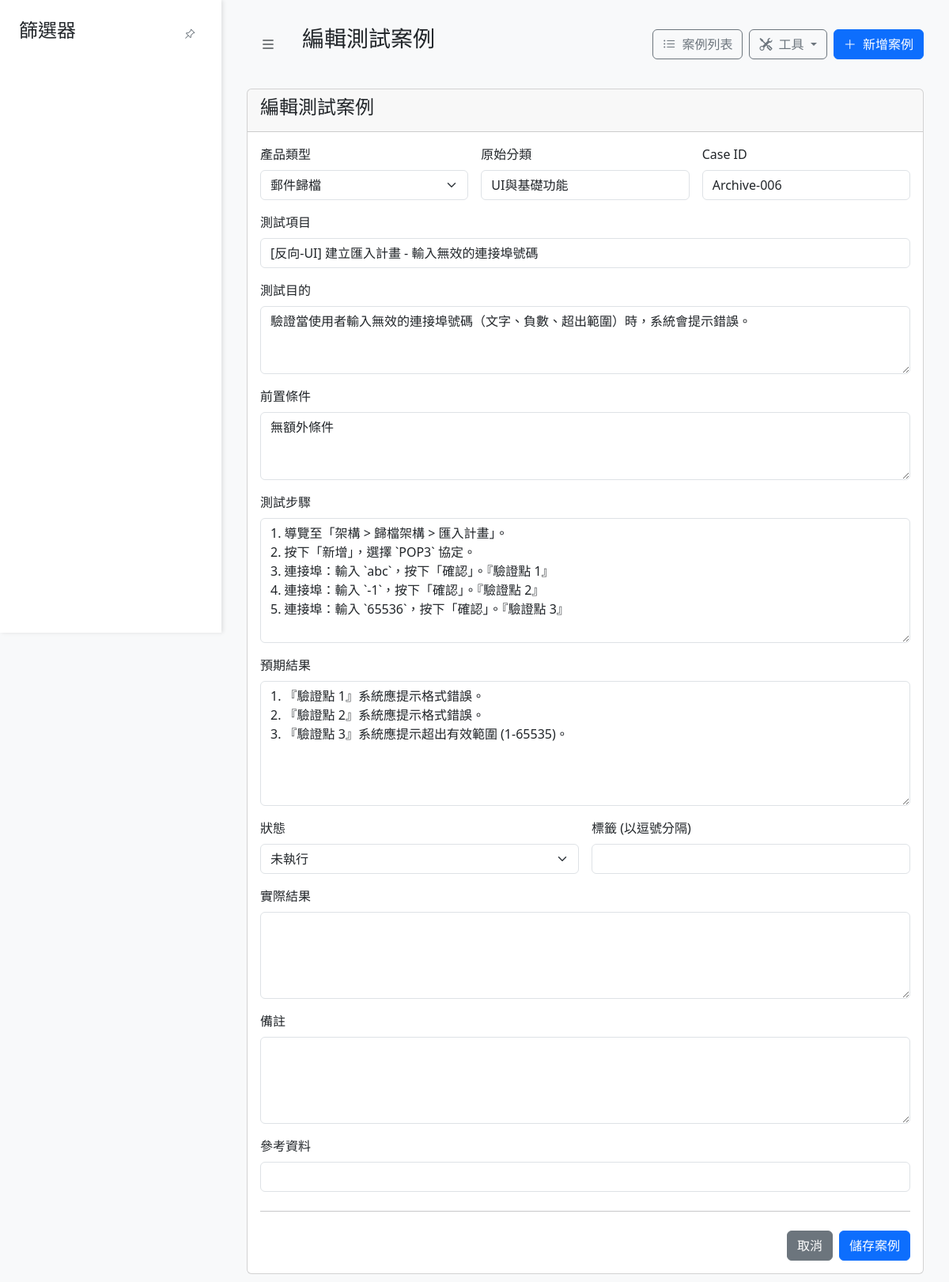
The app's page /edit/606 with its own data.
### models.py (models this page shows)
class TestCase(db.Model):
    id = db.Column(db.Integer, primary_key=True)
    product_type = db.Column(db.String(50), nullable=False, default='未分類產品')
    category = db.Column(db.String(100), nullable=False)
    main_category = db.Column(db.String(50), nullable=True)
    sub_category = db.Column(db.String(50), nullable=True)
    case_id = db.Column(db.String(50), unique=True, nullable=False)
    test_item = db.Column(db.String(200), nullable=False)
    test_purpose = db.Column(db.Text, nullable=True)
    preconditions = db.Column(db.Text, nullable=True)
    test_steps = db.Column(db.Text, nullable=True)
    expected_result = db.Column(db.Text, nullable=True)
    actual_result = db.Column(db.Text, nullable=True)
    status = db.Column(db.String(20), nullable=False, default='未執行')
    notes = db.Column(db.Text, nullable=True)
    reference = db.Column(db.String(200), nullable=True)
    tags = db.relationship('Tag', secondary=test_case_tags, lazy='subquery',
                           backref=db.backref('test_cases', lazy=True))
    attachments = db.relationship('Attachment', backref='test_case', lazy=True, cascade="all, delete-orphan")

### app.py (the view, shortened to what this page needs)
@app.route('/edit/<int:id>', methods=['GET', 'POST'])
def edit_case(id):
    case_to_edit = TestCase.query.get_or_404(id)
    return render_template('case_form.html', title="編輯測試案例", case=case_to_edit)

### app.py (called while the page is built)
@app.context_processor
def inject_status_options():
    status_options = ['未執行', '進行中', '通過', '失敗']
    return dict(status_options=status_options)

@app.context_processor
def utility_processor():
    def render_manual_list_in_template(text_block):
        lines = [line.strip().lstrip('0123456789. ') for line in (text_block or "").split('\n') if line.strip()]
        html = '<div class="manual-list">'
        for i, line in enumerate(lines):
            html += f'<div class="manual-list-item"><span class="manual-list-number">{i+1}.</span><span class="manual-list-text">{line}</span></div>'
        html += '</div>'
        return html
    return dict(render_manual_list=render_manual_list_in_template)

### templates/case_form.html (shortened to what this page needs)
{% extends 'base.html' %}
{% block sidebar %}
    {% set hide_sidebar = True %}
{% endblock %}
{% block page_title %}
    {{ title }}
{% endblock %}
{% block content %}
<div class="card">
    <div class="card-header">
        <h4>{{ title }}</h4>
    </div>
    <div class="card-body">
        <form method="POST" class="needs-validation" novalidate>
            <div class="row g-3">
                <div class="col-md-4">
                    <label for="product_type" class="form-label">產品類型</label>
                    <select class="form-select" id="product_type" name="product_type" required>
                        <option value="郵件歸檔" {% if case and case.product_type == '郵件歸檔' %}selected{% endif %}>郵件歸檔</option>
                    </select>
                </div>
                <div class="col-md-4">
                    <label for="category" class="form-label">原始分類</label>
                    <input type="text" class="form-control" id="category" name="category" value="{{ case.category or '' }}">
                </div>
                <div class="col-md-4">
                    <label for="case_id" class="form-label">Case ID</label>
                    <input type="text" class="form-control" id="case_id" name="case_id" value="{{ case.case_id or '' }}" required>
                </div>
                <div class="col-12">
                    <label for="test_item" class="form-label">測試項目</label>
                    <input type="text" class="form-control" id="test_item" name="test_item" value="{{ case.test_item or '' }}" required>
                </div>
                <div class="col-12">
                    <label for="test_purpose" class="form-label">測試目的</label>
                    <textarea class="form-control" id="test_purpose" name="test_purpose" rows="3">{{ case.test_purpose or '' }}</textarea>
                </div>
                <div class="col-12">
                    <label for="preconditions" class="form-label">前置條件</label>
                    <textarea class="form-control" id="preconditions" name="preconditions" rows="3">{{ case.preconditions or '' }}</textarea>
                </div>
                <div class="col-12">
                    <label for="test_steps" class="form-label">測試步驟</label>
                    <textarea class="form-control" id="test_steps" name="test_steps" rows="6">{{ case.test_steps or '' }}</textarea>
                </div>
                <div class="col-12">
                    <label for="expected_result" class="form-label">預期結果</label>
                    <textarea class="form-control" id="expected_result" name="expected_result" rows="6">{{ case.expected_result or '' }}</textarea>
                </div>
                <div class="col-md-6">
                    <label for="status" class="form-label">狀態</label>
                    <select class="form-select" id="status" name="status" required>
                        {% for status_option in status_options %}
                            <option value="{{ status_option }}" {% if case and case.status == status_option %}selected{% endif %}>
                                {{ status_option }}
                            </option>
                        {% endfor %}
                    </select>
                </div>
                <div class="col-md-6">
                    <label for="tags" class="form-label">標籤 (以逗號分隔)</label>
                    <input type="text" class="form-control" id="tags" name="tags" value="{{ case.tags or '' }}">
                </div>
                <div class="col-12">
                    <label for="actual_result" class="form-label">實際結果</label>
                    <textarea class="form-control" id="actual_result" name="actual_result" rows="4">{{ case.actual_result or '' }}</textarea>
                </div>
                <div class="col-12">
                    <label for="notes" class="form-label">備註</label>
                    <textarea class="form-control" id="notes" name="notes" rows="4">{{ case.notes or '' }}</textarea>
                </div>
                <div class="col-12">
                    <label for="reference" class="form-label">參考資料</label>
                    <input type="text" class="form-control" id="reference" name="reference" value="{{ case.reference or '' }}">
                </div>
            </div>
            <hr class="my-4">
            <div class="d-grid gap-2 d-md-flex justify-content-md-end">
                <a href="{{ url_for('index') }}" class="btn btn-secondary">取消</a>
                <button class="btn btn-primary" type="submit">儲存案例</button>
            </div>
        </form>
    </div>
</div>
{% endblock %}

### templates/base.html (style rules this page uses)
body { display: flex; background-color: #f8f9fa; }

### records on screen
TestCase: product_type "郵件歸檔", category "UI與基礎功能", case_id "Archive-006", test_item "[反向-UI] 建立匯入計畫 - 輸入無效的連接埠號碼", test_purpose "驗證當使用者輸入無效的連接埠號碼（文字、負數、超出範圍）時，系統會提示錯誤。", preconditions "無額外條件", test_steps "1. 導覽至「架構 > 歸檔架構 > 匯入計畫」。 2. 按下「新增」，選擇 `POP3` 協定。 3. 連接埠：輸入 `abc`，按下「確認」。『驗證點 1』 4. 連接埠：輸入 `-1`，按下「確認」。『驗證點 2』 5. 連接埠：輸入 `65536`，按下「確認」。『驗證點 3』", expected_result "1. 『驗證點 1』系統應提示格式錯誤。 2. 『驗證點 2』系統應提示格式錯誤。 3. 『驗證點 3』系統應提示超出有效範圍 (1-65535)。", status "未執行"

### other values on screen
{{ title }} "編輯測試案例"
